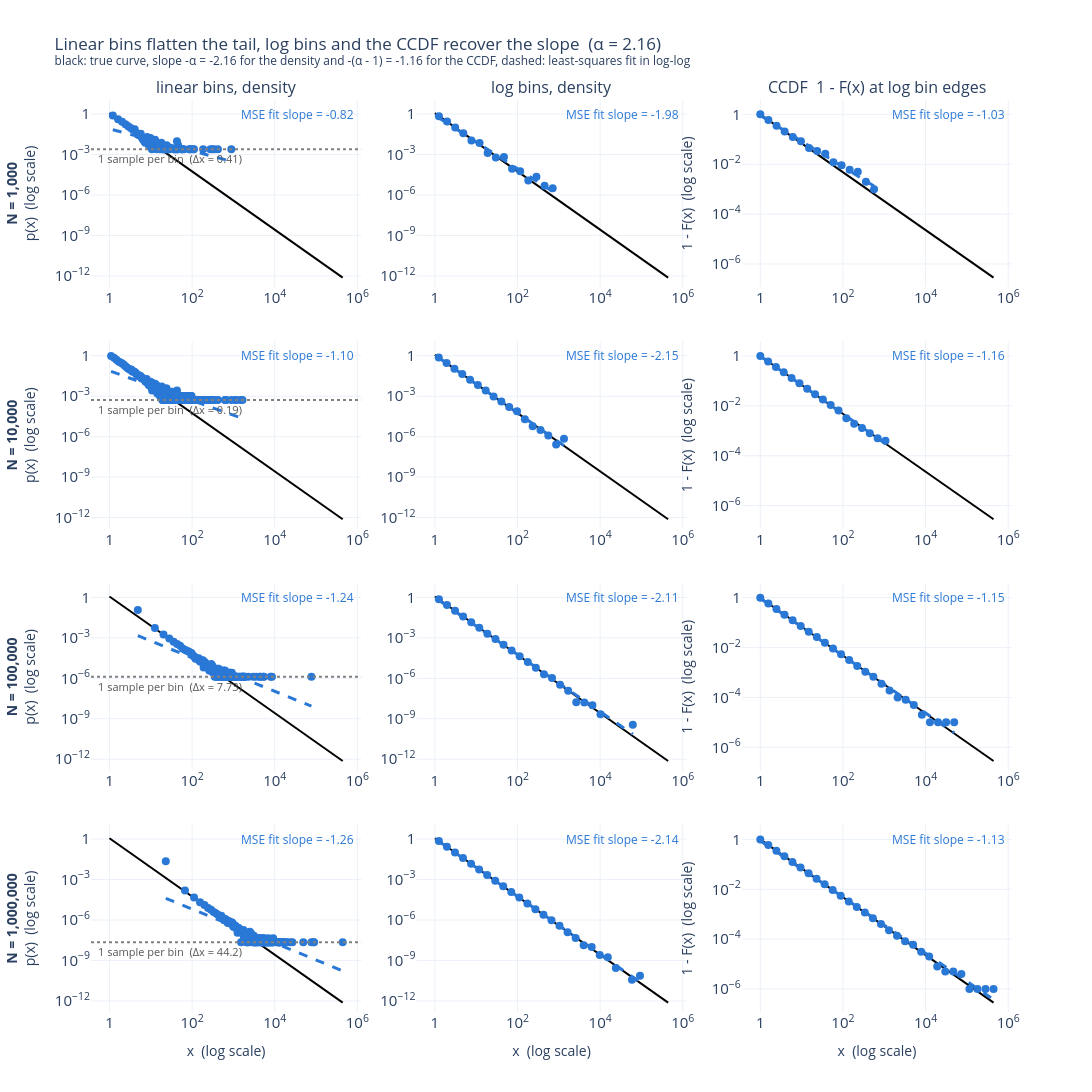

This figure's notebook cell:
### Code cell
plot_binning_comparison(
    SAMPLE_ALPHA,
    X_MIN,
    pdf=lambda x: p_x(SAMPLE_ALPHA, k_norm(SAMPLE_ALPHA, X_MIN), x),
    ccdf=lambda x: 1 - cdf_x(SAMPLE_ALPHA, X_MIN, x),
    samples={n: samples[10**6][:n] for n in [10**3, 10**4, 10**5, 10**6]},
)

### Figure 1 — Plotly figure (JSON) as saved in the notebook; plotly's stock layout.template omitted (floating-point values rounded to 4 significant figures; data arrays with more than 128 entries replaced by an {"elided": "..."} marker saying what was removed)
{"data": [{"line": {"color": "black", "width": 2}, "mode": "lines", "type": "scatter", "x": {"elided": "500 float values"}, "xaxis": "x", "y": {"elided": "500 float values"}, "yaxis": "y"}, {"marker": {"color": "#2a78d6", "size": 8}, "mode": "markers", "type": "scatter", "x": [1.207, 1.617, 2.027, 2.437, 2.847, 3.257, 3.667, 4.077, 4.487, 4.897, 5.307, 5.717, 6.127, 6.537, 6.947, 7.357, 7.767, 8.176, 8.586, 8.996, 9.406, 9.816, 10.23, 10.64, 11.05, 11.46, 11.87, 12.28, 12.69, 13.1, 13.51, 13.92, 14.33, 14.74, 16.79, 17.61, 18.02, 19.25, 19.66, 20.89, 21.3, 22.12, 24.17, 24.58, 24.99, 27.04, 27.86, 36.47, 36.88, 38.11, 40.98, 42.62, 43.03, 45.08, 45.49, 45.9, 54.51, 56.97, 57.79, 63.53, 86.48, 86.89, 93.45, 105.3, 111.1, 185.3, 278.0, 307.5, 343.1, 421.9, 890.1], "xaxis": "x", "y": [0.7878, 0.4122, 0.2659, 0.1781, 0.122, 0.09268, 0.07073, 0.07561, 0.03903, 0.02927, 0.02683, 0.03415, 0.01707, 0.0122, 0.009756, 0.007317, 0.0122, 0.01951, 0.007317, 0.004878, 0.007317, 0.01707, 0.009756, 0.002439, 0.007317, 0.009756, 0.007317, 0.004878, 0.0122, 0.007317, 0.007317, 0.002439, 0.004878, 0.004878, 0.002439, 0.004878, 0.007317, 0.002439, 0.002439, 0.002439, 0.002439, 0.002439, 0.004878, 0.002439, 0.002439, 0.002439, 0.002439, 0.002439, 0.002439, 0.002439, 0.002439, 0.002439, 0.009756, 0.002439, 0.002439, 0.004878, 0.002439, 0.002439, 0.002439, 0.002439, 0.002439, 0.002439, 0.002439, 0.002439, 0.002439, 0.002439, 0.002439, 0.002439, 0.002439, 0.002439, 0.002439], "yaxis": "y"}, {"line": {"color": "#2a78d6", "dash": "dash", "width": 3}, "mode": "lines", "type": "scatter", "x": {"elided": "500 float values"}, "xaxis": "x", "y": {"elided": "500 float values"}, "yaxis": "y"}, {"line": {"color": "black", "width": 2}, "mode": "lines", "type": "scatter", "x": {"elided": "500 float values"}, "xaxis": "x2", "y": {"elided": "500 float values"}, "yaxis": "y2"}, {"marker": {"color": "#2a78d6", "size": 8}, "mode": "markers", "type": "scatter", "x": [1.254, 1.972, 3.102, 4.878, 7.671, 12.06, 18.97, 29.84, 46.92, 73.8, 116.1, 182.5, 287.0, 451.4, 709.9], "xaxis": "x2", "y": [0.6985, 0.2765, 0.1017, 0.03771, 0.01113, 0.007079, 0.00127, 0.0005871, 0.0006534, 8.902e-05, 5.661e-05, 1.2e-05, 2.289e-05, 4.851e-06, 3.085e-06], "yaxis": "y2"}, {"line": {"color": "#2a78d6", "dash": "dash", "width": 3}, "mode": "lines", "type": "scatter", "x": {"elided": "500 float values"}, "xaxis": "x2", "y": {"elided": "500 float values"}, "yaxis": "y2"}, {"line": {"color": "black", "width": 2}, "mode": "lines", "type": "scatter", "x": {"elided": "500 float values"}, "xaxis": "x3", "y": {"elided": "500 float values"}, "yaxis": "y3"}, {"marker": {"color": "#2a78d6", "size": 8}, "mode": "markers", "type": "scatter", "x": [1.0, 1.573, 2.473, 3.89, 6.117, 9.62, 15.13, 23.79, 37.42, 58.85, 92.54, 145.5, 228.9, 360.0, 566.1], "xaxis": "x3", "y": [1.0, 0.6, 0.351, 0.207, 0.123, 0.084, 0.045, 0.034, 0.026, 0.012, 0.009, 0.006, 0.005, 0.002, 0.001], "yaxis": "y3"}, {"line": {"color": "#2a78d6", "dash": "dash", "width": 3}, "mode": "lines", "type": "scatter", "x": {"elided": "500 float values"}, "xaxis": "x3", "y": {"elided": "500 float values"}, "yaxis": "y3"}, {"line": {"color": "black", "width": 2}, "mode": "lines", "type": "scatter", "x": {"elided": "500 float values"}, "xaxis": "x4", "y": {"elided": "500 float values"}, "yaxis": "y4"}, {"marker": {"color": "#2a78d6", "size": 8}, "mode": "markers", "type": "scatter", "x": {"elided": "298 float values"}, "xaxis": "x4", "y": {"elided": "298 float values"}, "yaxis": "y4"}, {"line": {"color": "#2a78d6", "dash": "dash", "width": 3}, "mode": "lines", "type": "scatter", "x": {"elided": "500 float values"}, "xaxis": "x4", "y": {"elided": "500 float values"}, "yaxis": "y4"}, {"line": {"color": "black", "width": 2}, "mode": "lines", "type": "scatter", "x": {"elided": "500 float values"}, "xaxis": "x5", "y": {"elided": "500 float values"}, "yaxis": "y5"}, {"marker": {"color": "#2a78d6", "size": 8}, "mode": "markers", "type": "scatter", "x": [1.244, 1.923, 2.974, 4.6, 7.114, 11.0, 17.01, 26.31, 40.69, 62.93, 97.32, 150.5, 232.8, 360.0, 556.7, 861.0, 1331.0], "xaxis": "x5", "y": [0.7299, 0.2857, 0.106, 0.04418, 0.01628, 0.00666, 0.002595, 0.0009599, 0.0004082, 0.0001555, 7.716e-05, 1.965e-05, 5.865e-06, 3.161e-06, 1.226e-06, 2.643e-07, 6.836e-07], "yaxis": "y5"}, {"line": {"color": "#2a78d6", "dash": "dash", "width": 3}, "mode": "lines", "type": "scatter", "x": {"elided": "500 float values"}, "xaxis": "x5", "y": {"elided": "500 float values"}, "yaxis": "y5"}, {"line": {"color": "black", "width": 2}, "mode": "lines", "type": "scatter", "x": {"elided": "500 float values"}, "xaxis": "x6", "y": {"elided": "500 float values"}, "yaxis": "y6"}, {"marker": {"color": "#2a78d6", "size": 8}, "mode": "markers", "type": "scatter", "x": [1.0, 1.547, 2.392, 3.699, 5.72, 8.846, 13.68, 21.16, 32.72, 50.6, 78.26, 121.0, 187.2, 289.5, 447.7, 692.3, 1071.0], "xaxis": "x6", "y": [1.0, 0.6011, 0.3596, 0.221, 0.1317, 0.0808, 0.0486, 0.0292, 0.0181, 0.0108, 0.0065, 0.0032, 0.0019, 0.0013, 0.0008, 0.0005, 0.0004], "yaxis": "y6"}, {"line": {"color": "#2a78d6", "dash": "dash", "width": 3}, "mode": "lines", "type": "scatter", "x": {"elided": "500 float values"}, "xaxis": "x6", "y": {"elided": "500 float values"}, "yaxis": "y6"}, {"line": {"color": "black", "width": 2}, "mode": "lines", "type": "scatter", "x": {"elided": "500 float values"}, "xaxis": "x7", "y": {"elided": "500 float values"}, "yaxis": "y7"}, {"marker": {"color": "#2a78d6", "size": 8}, "mode": "markers", "type": "scatter", "x": [4.864, 12.59, 20.32, 28.05, 35.78, 43.51, 51.23, 58.96, 66.69, 74.42, 82.15, 89.88, 97.6, 105.3, 113.1, 120.8, 128.5, 136.2, 144.0, 151.7, 159.4, 167.2, 174.9, 182.6, 190.3, 198.1, 205.8, 213.5, 221.3, 229.0, 236.7, 244.4, 252.2, 259.9, 267.6, 275.4, 283.1, 290.8, 298.5, 306.3, 314.0, 321.7, 329.5, 337.2, 344.9, 352.6, 360.4, 368.1, 383.6, 391.3, 399.0, 414.5, 422.2, 437.7, 445.4, 460.8, 468.6, 476.3, 484.0, 491.8, 499.5, 507.2, 514.9, 522.7, 538.1, 545.8, 553.6, 569.0, 576.8, 599.9, 623.1, 638.6, 646.3, 654.0, 661.8, 669.5, 677.2, 685.0, 692.7, 754.5, 770.0, 777.7, 785.4, 793.2, 800.9, 824.1, 831.8, 893.6, 901.4, 916.8, 932.3, 978.6, 986.4, 1056.0, 1087.0, 1110.0, 1149.0, 1156.0, 1164.0, 1180.0, 1234.0, 1342.0, 1442.0, 1473.0, 1628.0, 1659.0, 1690.0, 1736.0, 1759.0, 1898.0, 1906.0, 2308.0, 3034.0, 3568.0, 4395.0, 4449.0, 5291.0, 5453.0, 7981.0, 8552.0, 77280.0], "xaxis": "x7", "y": [0.1189, 0.005481, 0.001766, 0.0009109, 0.0005253, 0.0003442, 0.0002627, 0.0001617, 0.0001307, 0.0001113, 9.705e-05, 8.152e-05, 7.375e-05, 4.788e-05, 4.141e-05, 2.847e-05, 3.105e-05, 2.847e-05, 3.105e-05, 1.941e-05, 1.682e-05, 2.2e-05, 1.553e-05, 2.2e-05, 6.47e-06, 1.035e-05, 1.553e-05, 9.058e-06, 7.764e-06, 7.764e-06, 1.035e-05, 6.47e-06, 6.47e-06, 3.882e-06, 3.882e-06, 6.47e-06, 3.882e-06, 1.165e-05, 5.176e-06, 9.058e-06, 3.882e-06, 2.588e-06, 6.47e-06, 3.882e-06, 5.176e-06, 1.294e-06, 2.588e-06, 3.882e-06, 1.294e-06, 1.294e-06, 2.588e-06, 1.294e-06, 5.176e-06, 5.176e-06, 1.294e-06, 3.882e-06, 2.588e-06, 2.588e-06, 1.294e-06, 2.588e-06, 3.882e-06, 2.588e-06, 2.588e-06, 1.294e-06, 1.294e-06, 1.294e-06, 2.588e-06, 3.882e-06, 2.588e-06, 1.294e-06, 3.882e-06, 2.588e-06, 2.588e-06, 1.294e-06, 1.294e-06, 1.294e-06, 2.588e-06, 1.294e-06, 1.294e-06, 1.294e-06, 1.294e-06, 1.294e-06, 2.588e-06, 1.294e-06, 2.588e-06, 1.294e-06, 2.588e-06, 1.294e-06, 1.294e-06, 2.588e-06, 1.294e-06, 1.294e-06, 1.294e-06, 1.294e-06, 1.294e-06, 1.294e-06, 1.294e-06, 1.294e-06, 1.294e-06, 1.294e-06, 1.294e-06, 1.294e-06, 1.294e-06, 1.294e-06, 1.294e-06, 1.294e-06, 1.294e-06, 1.294e-06, 1.294e-06, 1.294e-06, 1.294e-06, 1.294e-06, 1.294e-06, 1.294e-06, 1.294e-06, 1.294e-06, 1.294e-06, 1.294e-06, 1.294e-06, 1.294e-06, 1.294e-06], "yaxis": "y7"}, {"line": {"color": "#2a78d6", "dash": "dash", "width": 3}, "mode": "lines", "type": "scatter", "x": {"elided": "500 float values"}, "xaxis": "x7", "y": {"elided": "500 float values"}, "yaxis": "y7"}, {"line": {"color": "black", "width": 2}, "mode": "lines", "type": "scatter", "x": {"elided": "500 float values"}, "xaxis": "x8", "y": {"elided": "500 float values"}, "yaxis": "y8"}, {"marker": {"color": "#2a78d6", "size": 8}, "mode": "markers", "type": "scatter", "x": [1.252, 1.965, 3.082, 4.834, 7.583, 11.9, 18.66, 29.27, 45.91, 72.02, 113.0, 177.2, 278.0, 436.1, 684.1, 1073.0, 1683.0, 2640.0, 4142.0, 6497.0, 10190.0, 61710.0], "xaxis": "x8", "y": [0.7186, 0.2713, 0.1008, 0.03843, 0.0145, 0.005662, 0.002017, 0.0008119, 0.0003075, 0.0001153, 4.328e-05, 1.653e-05, 6.021e-06, 2.02e-06, 1.063e-06, 3.284e-07, 1.178e-07, 1.668e-08, 1.595e-08, 1.017e-08, 2.161e-09, 3.569e-10], "yaxis": "y8"}, {"line": {"color": "#2a78d6", "dash": "dash", "width": 3}, "mode": "lines", "type": "scatter", "x": {"elided": "500 float values"}, "xaxis": "x8", "y": {"elided": "500 float values"}, "yaxis": "y8"}, {"line": {"color": "black", "width": 2}, "mode": "lines", "type": "scatter", "x": {"elided": "500 float values"}, "xaxis": "x9", "y": {"elided": "500 float values"}, "yaxis": "y9"}, {"marker": {"color": "#2a78d6", "size": 8}, "mode": "markers", "type": "scatter", "x": [1.0, 1.569, 2.461, 3.86, 6.055, 9.498, 14.9, 23.37, 36.66, 57.51, 90.21, 141.5, 222.0, 348.2, 546.2, 856.8, 1344.0, 2108.0, 3307.0, 5187.0, 8137.0, 12760.0, 20020.0, 31410.0, 49270.0], "xaxis": "x9", "y": [1.0, 0.5914, 0.3494, 0.2083, 0.124, 0.07403, 0.04345, 0.02636, 0.01557, 0.00916, 0.00539, 0.00317, 0.00184, 0.00108, 0.00068, 0.00035, 0.00019, 0.0001, 8e-05, 5e-05, 2e-05, 1e-05, 1e-05, 1e-05, 1e-05], "yaxis": "y9"}, {"line": {"color": "#2a78d6", "dash": "dash", "width": 3}, "mode": "lines", "type": "scatter", "x": {"elided": "500 float values"}, "xaxis": "x9", "y": {"elided": "500 float values"}, "yaxis": "y9"}, {"line": {"color": "black", "width": 2}, "mode": "lines", "type": "scatter", "x": {"elided": "500 float values"}, "xaxis": "x10", "y": {"elided": "500 float values"}, "yaxis": "y10"}, {"marker": {"color": "#2a78d6", "size": 8}, "mode": "markers", "type": "scatter", "x": {"elided": "140 float values"}, "xaxis": "x10", "y": {"elided": "140 float values"}, "yaxis": "y10"}, {"line": {"color": "#2a78d6", "dash": "dash", "width": 3}, "mode": "lines", "type": "scatter", "x": {"elided": "500 float values"}, "xaxis": "x10", "y": {"elided": "500 float values"}, "yaxis": "y10"}, {"line": {"color": "black", "width": 2}, "mode": "lines", "type": "scatter", "x": {"elided": "500 float values"}, "xaxis": "x11", "y": {"elided": "500 float values"}, "yaxis": "y11"}, {"marker": {"color": "#2a78d6", "size": 8}, "mode": "markers", "type": "scatter", "x": [1.251, 1.959, 3.067, 4.801, 7.516, 11.77, 18.42, 28.84, 45.15, 70.68, 110.7, 173.2, 271.2, 424.6, 664.7, 1041.0, 1629.0, 2551.0, 3993.0, 6251.0, 9787.0, 15320.0, 23990.0, 58790.0, 92040.0], "xaxis": "x11", "y": [0.7173, 0.2725, 0.103, 0.03932, 0.015, 0.005636, 0.002138, 0.0008083, 0.0003119, 0.0001189, 4.572e-05, 1.659e-05, 6.306e-06, 2.501e-06, 9.519e-07, 3.763e-07, 1.249e-07, 4.684e-08, 1.33e-08, 9.91e-09, 2.487e-09, 1.733e-09, 2.767e-10, 3.763e-11, 7.212e-11], "yaxis": "y11"}, {"line": {"color": "#2a78d6", "dash": "dash", "width": 3}, "mode": "lines", "type": "scatter", "x": {"elided": "500 float values"}, "xaxis": "x11", "y": {"elided": "500 float values"}, "yaxis": "y11"}, {"line": {"color": "black", "width": 2}, "mode": "lines", "type": "scatter", "x": {"elided": "500 float values"}, "xaxis": "x12", "y": {"elided": "500 float values"}, "yaxis": "y12"}, {"marker": {"color": "#2a78d6", "size": 8}, "mode": "markers", "type": "scatter", "x": [1.0, 1.566, 2.451, 3.837, 6.007, 9.404, 14.72, 23.05, 36.08, 56.49, 88.44, 138.5, 216.8, 339.3, 531.3, 831.7, 1302.0, 2038.0, 3191.0, 4996.0, 7822.0, 12250.0, 19170.0, 30010.0, 46980.0, 73560.0, 115200.0, 180300.0, 282200.0, 441900.0], "xaxis": "x12", "y": [1.0, 0.5943, 0.353, 0.2103, 0.125, 0.07402, 0.04404, 0.02623, 0.0157, 0.009331, 0.005531, 0.003244, 0.001945, 0.001172, 0.000692, 0.000406, 0.000229, 0.000137, 8.3e-05, 5.9e-05, 3.1e-05, 2e-05, 8e-06, 5e-06, 5e-06, 4e-06, 1e-06, 1e-06, 1e-06, 1e-06], "yaxis": "y12"}, {"line": {"color": "#2a78d6", "dash": "dash", "width": 3}, "mode": "lines", "type": "scatter", "x": {"elided": "500 float values"}, "xaxis": "x12", "y": {"elided": "500 float values"}, "yaxis": "y12"}], "layout": {"annotations": [{"font": {"size": 16}, "showarrow": false, "text": "linear bins, density", "x": 0.1467, "xanchor": "center", "xref": "paper", "y": 1, "yanchor": "bottom", "yref": "paper"}, {"font": {"size": 16}, "showarrow": false, "text": "log bins, density", "x": 0.5, "xanchor": "center", "xref": "paper", "y": 1, "yanchor": "bottom", "yref": "paper"}, {"font": {"size": 16}, "showarrow": false, "text": "CCDF  1 - F(x) at log bin edges", "x": 0.8533, "xanchor": "center", "xref": "paper", "y": 1, "yanchor": "bottom", "yref": "paper"}, {"font": {"color": "#2a78d6"}, "showarrow": false, "text": "MSE fit slope = -0.82", "x": 0.98, "xanchor": "right", "xref": "x domain", "y": 0.98, "yanchor": "top", "yref": "y domain"}, {"font": {"color": "#2a78d6"}, "showarrow": false, "text": "MSE fit slope = -1.98", "x": 0.98, "xanchor": "right", "xref": "x2 domain", "y": 0.98, "yanchor": "top", "yref": "y2 domain"}, {"font": {"color": "#2a78d6"}, "showarrow": false, "text": "MSE fit slope = -1.03", "x": 0.98, "xanchor": "right", "xref": "x3 domain", "y": 0.98, "yanchor": "top", "yref": "y3 domain"}, {"font": {"color": "#555", "size": 11}, "showarrow": false, "text": "1 sample per bin  (Δx = 0.41)", "x": 0.02, "xanchor": "left", "xref": "x domain", "y": -2.613, "yanchor": "top", "yref": "y"}, {"font": {"color": "#2a78d6"}, "showarrow": false, "text": "MSE fit slope = -1.10", "x": 0.98, "xanchor": "right", "xref": "x4 domain", "y": 0.98, "yanchor": "top", "yref": "y4 domain"}, {"font": {"color": "#2a78d6"}, "showarrow": false, "text": "MSE fit slope = -2.15", "x": 0.98, "xanchor": "right", "xref": "x5 domain", "y": 0.98, "yanchor": "top", "yref": "y5 domain"}, {"font": {"color": "#2a78d6"}, "showarrow": false, "text": "MSE fit slope = -1.16", "x": 0.98, "xanchor": "right", "xref": "x6 domain", "y": 0.98, "yanchor": "top", "yref": "y6 domain"}, {"font": {"color": "#555", "size": 11}, "showarrow": false, "text": "1 sample per bin  (Δx = 0.19)", "x": 0.02, "xanchor": "left", "xref": "x4 domain", "y": -3.279, "yanchor": "top", "yref": "y4"}, {"font": {"color": "#2a78d6"}, "showarrow": false, "text": "MSE fit slope = -1.24", "x": 0.98, "xanchor": "right", "xref": "x7 domain", "y": 0.98, "yanchor": "top", "yref": "y7 domain"}, {"font": {"color": "#2a78d6"}, "showarrow": false, "text": "MSE fit slope = -2.11", "x": 0.98, "xanchor": "right", "xref": "x8 domain", "y": 0.98, "yanchor": "top", "yref": "y8 domain"}, {"font": {"color": "#2a78d6"}, "showarrow": false, "text": "MSE fit slope = -1.15", "x": 0.98, "xanchor": "right", "xref": "x9 domain", "y": 0.98, "yanchor": "top", "yref": "y9 domain"}, {"font": {"color": "#555", "size": 11}, "showarrow": false, "text": "1 sample per bin  (Δx = 7.73)", "x": 0.02, "xanchor": "left", "xref": "x7 domain", "y": -5.888, "yanchor": "top", "yref": "y7"}, {"font": {"color": "#2a78d6"}, "showarrow": false, "text": "MSE fit slope = -1.26", "x": 0.98, "xanchor": "right", "xref": "x10 domain", "y": 0.98, "yanchor": "top", "yref": "y10 domain"}, {"font": {"color": "#2a78d6"}, "showarrow": false, "text": "MSE fit slope = -2.14", "x": 0.98, "xanchor": "right", "xref": "x11 domain", "y": 0.98, "yanchor": "top", "yref": "y11 domain"}, {"font": {"color": "#2a78d6"}, "showarrow": false, "text": "MSE fit slope = -1.13", "x": 0.98, "xanchor": "right", "xref": "x12 domain", "y": 0.98, "yanchor": "top", "yref": "y12 domain"}, {"font": {"color": "#555", "size": 11}, "showarrow": false, "text": "1 sample per bin  (Δx = 44.2)", "x": 0.02, "xanchor": "left", "xref": "x10 domain", "y": -7.645, "yanchor": "top", "yref": "y10"}], "height": 1380, "shapes": [{"line": {"color": "gray", "dash": "dot"}, "type": "line", "x0": 0, "x1": 1, "xref": "x domain", "y0": 0.002439, "y1": 0.002439, "yref": "y"}, {"line": {"color": "gray", "dash": "dot"}, "type": "line", "x0": 0, "x1": 1, "xref": "x4 domain", "y0": 0.0005266, "y1": 0.0005266, "yref": "y4"}, {"line": {"color": "gray", "dash": "dot"}, "type": "line", "x0": 0, "x1": 1, "xref": "x7 domain", "y0": 1.294e-06, "y1": 1.294e-06, "yref": "y7"}, {"line": {"color": "gray", "dash": "dot"}, "type": "line", "x0": 0, "x1": 1, "xref": "x10 domain", "y0": 2.263e-08, "y1": 2.263e-08, "yref": "y10"}], "showlegend": false, "title": {"text": "Linear bins flatten the tail, log bins and the CCDF recover the slope  (α = 2.16)<br><sup>black: true curve, slope -α = -2.16 for the density and -(α - 1) = -1.16 for the CCDF, dashed: least-squares fit in log-log</sup>"}, "width": 1500, "xaxis": {"anchor": "y", "domain": [0, 0.2933], "exponentformat": "power", "matches": "x", "type": "log"}, "xaxis10": {"anchor": "y10", "domain": [0, 0.2933], "exponentformat": "power", "matches": "x", "title": {"text": "x  (log scale)"}, "type": "log"}, "xaxis11": {"anchor": "y11", "domain": [0.3533, 0.6467], "exponentformat": "power", "matches": "x", "title": {"text": "x  (log scale)"}, "type": "log"}, "xaxis12": {"anchor": "y12", "domain": [0.7067, 1], "exponentformat": "power", "matches": "x", "title": {"text": "x  (log scale)"}, "type": "log"}, "xaxis2": {"anchor": "y2", "domain": [0.3533, 0.6467], "exponentformat": "power", "matches": "x", "type": "log"}, "xaxis3": {"anchor": "y3", "domain": [0.7067, 1], "exponentformat": "power", "matches": "x", "type": "log"}, "xaxis4": {"anchor": "y4", "domain": [0, 0.2933], "exponentformat": "power", "matches": "x", "type": "log"}, "xaxis5": {"anchor": "y5", "domain": [0.3533, 0.6467], "exponentformat": "power", "matches": "x", "type": "log"}, "xaxis6": {"anchor": "y6", "domain": [0.7067, 1], "exponentformat": "power", "matches": "x", "type": "log"}, "xaxis7": {"anchor": "y7", "domain": [0, 0.2933], "exponentformat": "power", "matches": "x", "type": "log"}, "xaxis8": {"anchor": "y8", "domain": [0.3533, 0.6467], "exponentformat": "power", "matches": "x", "type": "log"}, "xaxis9": {"anchor": "y9", "domain": [0.7067, 1], "exponentformat": "power", "matches": "x", "type": "log"}, "yaxis": {"anchor": "x", "domain": [0.795, 1], "exponentformat": "power", "matches": "y", "title": {"text": "<b>N = 1,000</b><br>p(x)  (log scale)"}, "type": "log"}, "yaxis10": {"anchor": "x10", "domain": [0, 0.205], "exponentformat": "power", "matches": "y", "title": {"text": "<b>N = 1,000,000</b><br>p(x)  (log scale)"}, "type": "log"}, "yaxis11": {"anchor": "x11", "domain": [0, 0.205], "exponentformat": "power", "matches": "y", "type": "log"}, "yaxis12": {"anchor": "x12", "domain": [0, 0.205], "exponentformat": "power", "matches": "y3", "title": {"text": "1 - F(x)  (log scale)"}, "type": "log"}, "yaxis2": {"anchor": "x2", "domain": [0.795, 1], "exponentformat": "power", "matches": "y", "type": "log"}, "yaxis3": {"anchor": "x3", "domain": [0.795, 1], "exponentformat": "power", "matches": "y3", "title": {"text": "1 - F(x)  (log scale)"}, "type": "log"}, "yaxis4": {"anchor": "x4", "domain": [0.53, 0.735], "exponentformat": "power", "matches": "y", "title": {"text": "<b>N = 10,000</b><br>p(x)  (log scale)"}, "type": "log"}, "yaxis5": {"anchor": "x5", "domain": [0.53, 0.735], "exponentformat": "power", "matches": "y", "type": "log"}, "yaxis6": {"anchor": "x6", "domain": [0.53, 0.735], "exponentformat": "power", "matches": "y3", "title": {"text": "1 - F(x)  (log scale)"}, "type": "log"}, "yaxis7": {"anchor": "x7", "domain": [0.265, 0.47], "exponentformat": "power", "matches": "y", "title": {"text": "<b>N = 100,000</b><br>p(x)  (log scale)"}, "type": "log"}, "yaxis8": {"anchor": "x8", "domain": [0.265, 0.47], "exponentformat": "power", "matches": "y", "type": "log"}, "yaxis9": {"anchor": "x9", "domain": [0.265, 0.47], "exponentformat": "power", "matches": "y3", "title": {"text": "1 - F(x)  (log scale)"}, "type": "log"}}}
